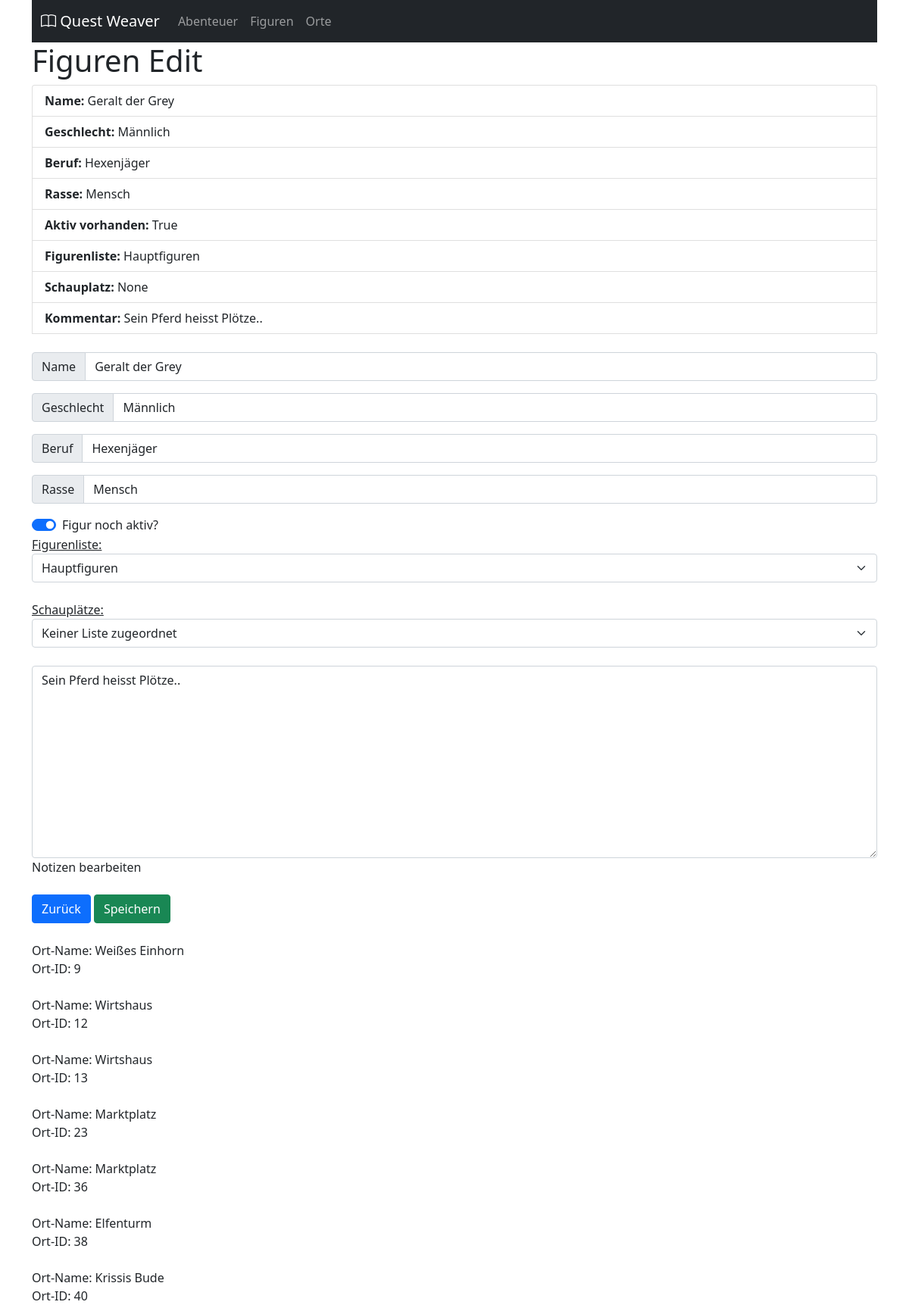
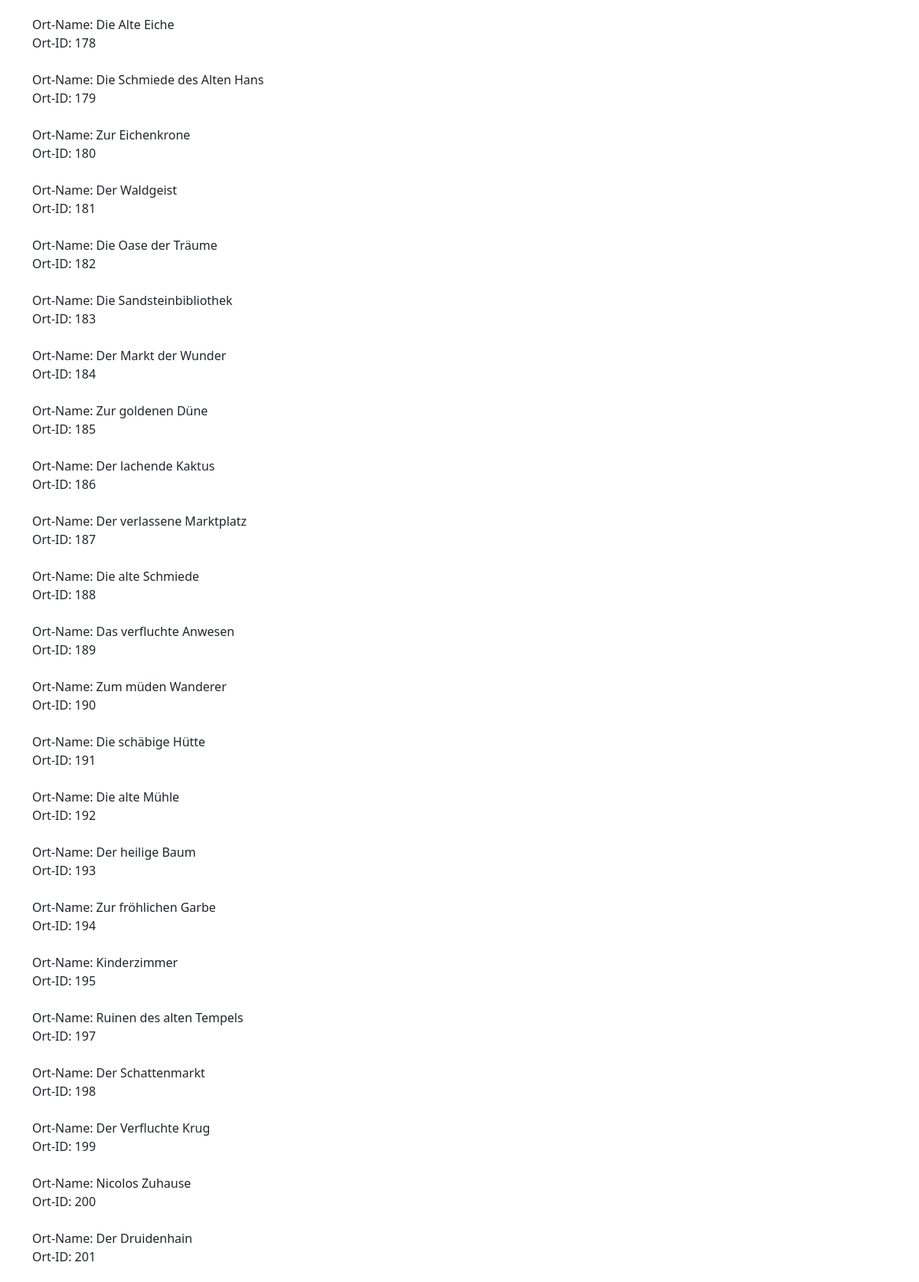
Screenshot of /app/figuren_edit/1 (upper part) with the database file from the repository (2 pictures, top to bottom).
### app/models.py (models this page shows, shortened)
class Figur(models.Model):
    name = models.CharField(max_length=200)
    geschlecht = models.CharField(max_length=200, null=True, blank=True)
    beruf = models.CharField(max_length=200, null=True, blank=True)
    rasse = models.CharField(max_length=200, default="Mensch", null=True, blank=True)
    figurenliste = models.ForeignKey(to="Figurenliste", on_delete=models.CASCADE, null=True, blank=True)
    alive = models.BooleanField(default=True)
    plot = models.CharField(max_length=200, default="None")
    kommentar = models.TextField(null=True, blank=True)
    ort = models.ForeignKey(to="Ort", on_delete=models.CASCADE, null=True, blank=True)

class Figurenliste(models.Model):
    name = models.CharField(max_length=200)
    kommentar = models.TextField(null=True, blank=True)
    def __str__(self):
        return self.name

class Ort(models.Model):
    name = models.CharField(max_length=200)
    alive = models.BooleanField(default=True)
    kommentar = models.TextField(null=True, blank=True)
    beschreibung = models.TextField(null=True, blank=True)
    ortliste = models.ForeignKey(to="Ortliste", on_delete=models.CASCADE, null=True, blank=True)
    typ = models.CharField(max_length=200, null=True, blank=True)  # z.B. Wirtshaus, Burg, Markt
    architektur = models.CharField(max_length=200, null=True, blank=True)  # z.B. gotisch, barock, rustikal
    zustand = models.CharField(max_length=200, null=True, blank=True)  # z.B. gut erhalten, baufällig
    besitzer = models.CharField(max_length=200, null=True, blank=True)  # Der aktuelle Besitzer oder Herrscher
    wichtige_personen = models.TextField(null=True, blank=True)  # Wichtige NPCs, die hier angetroffen werden können
    geschichte_des_schauplatzes = models.TextField(null=True, blank=True)  # Historie des Gebäudes oder Platzes
    bedeutung_oder_funktion = models.CharField(max_length=200, null=True, blank=True)  # z.B. Handelszentrum, Gasthaus
    quests_und_interaktionsmöglichkeiten = models.TextField(null=True, blank=True)  # Potenzielle Aufgaben oder NPC-Interaktionen
    gefahren_und_bedrohungen = models.TextField(null=True, blank=True)  # z.B. Räuberüberfälle, magische Gefahren
    geheimnisse_und_legenden = models.TextField(null=True, blank=True)  # Versteckte Informationen oder Mythen

### app/views.py (the view, shortened to what this page needs)
# urls.py: path('figuren_edit/<int:figuren_id>', views.figuren_edit, name='figuren_edit'),
def figuren_edit(request, figuren_id):
    figuren_edit = get_object_or_404(models.Figur, pk=figuren_id)
    figuren = models.Figur.objects.all()
    figurenlisten = models.Figurenliste.objects.all()
    orte = models.Ort.objects.all()
    context = {"figuren_edit": figuren_edit, "figuren": figuren, "figurenlisten": figurenlisten, "orte": orte}
    return render(request, "figuren_edit.html", context)

### app/templates/figuren_edit.html (shortened to what this page needs)
{% load static %}
{% include "header.html" %}
    <body>
      <div class="container">
      {% include "navbar.html" %}
<h1>Figuren Edit</h1>
    <ul class="list-group">
      <li class="list-group-item"><b>Name:</b> {{figuren_edit.name}}</li>
      <li class="list-group-item"><b>Geschlecht:</b> {{figuren_edit.geschlecht}}</li>
      <li class="list-group-item"><b>Beruf:</b> {{figuren_edit.beruf}}</li>
      <li class="list-group-item"><b>Rasse:</b> {{figuren_edit.rasse}}</li>
      <li class="list-group-item"><b>Aktiv vorhanden:</b> {{figuren_edit.alive}}</li>
      <li class="list-group-item"><b>Figurenliste:</b> {{figuren_edit.figurenliste}}</li>
      <li class="list-group-item"><b>Schauplatz:</b> {{figuren_edit.ort}}</li>
      <li class="list-group-item"><b>Kommentar:</b> {{figuren_edit.kommentar}}</li><br>
      </ul>
    <form action="{% url 'figuren_edit' figuren_edit.id %}" method="post">
        <div class="md-form mb-4 pink-textarea active-pink-textarea-2">
        <div class="input-group mb-3">
          <span class="input-group-text" id="basic-addon1">Name</span>
        <input type="text" class="form-control" name="figur_name" id="figur_name" value="{{figuren_edit.name}}" placeholder="{{figuren_edit.name}}" aria-label="Username" aria-describedby="basic-addon1">
        </div>
        <div class="input-group mb-3">
          <span class="input-group-text" id="basic-addon1">Geschlecht</span>
        <input type="text" class="form-control" name="figur_geschlecht" id="figur_geschlecht" value="{{figuren_edit.geschlecht}}" placeholder="{{figuren_edit.geschlecht}}" aria-label="Username" aria-describedby="basic-addon1">
        </div>
        <div class="input-group mb-3">
          <span class="input-group-text" id="basic-addon1">Beruf</span>
        <input type="text" class="form-control" name="figur_beruf" id="figur_beruf" value="{{figuren_edit.beruf}}" placeholder="{{figuren_edit.beruf}}" aria-label="Username" aria-describedby="basic-addon1">
        </div>
        <div class="input-group mb-3">
          <span class="input-group-text" id="basic-addon1">Rasse</span>
        <input type="text" class="form-control" name="figur_rasse" id="figur_rasse" value="{{figuren_edit.rasse}}" placeholder="{{figuren_edit.rasse}}" aria-label="Username" aria-describedby="basic-addon1">
        </div>
        <div class="form-check form-switch">
          <input class="form-check-input" type="checkbox" role="switch" name="figur_alive" id="figur_alive" value="{{figuren_edit.alive}}" {% if figuren_edit.alive == True %}checked{% endif %}>
          <label class="form-check-label" for="flexSwitchCheckDefault">Figur noch aktiv?</label>
        </div>
        <label for="figur_figurenliste"><u>Figurenliste:</u></label>
        <select name="figur_figurenliste" id="figur_figurenliste" class="form-select" aria-label="Default select example">
        {% for liste in figurenlisten %}
        <option value="{{liste.id}}" {% if liste == figuren_edit.figurenliste %}selected{% endif %}>{{liste.name}}</option>
        {% endfor %}</select><br>
        <label for="figur_ort"><u>Schauplätze:</u></label>
        <select name="figur_ort" id="figur_ort" class="form-select" aria-label="Default select example">
        <option value="None">Keiner Liste zugeordnet</option>
        </select><br>
        <textarea name="figur_kommentar" id="figur_kommentar" class="md-textarea form-control" rows="10">{{figuren_edit.kommentar}}</textarea>
        <label for="form23">Notizen bearbeiten</label></div>
        <a class="btn btn-primary" href="{% url 'listen' figuren_edit.figurenliste.id %}" role="button">Zurück</a>
        <input type="submit" value="Speichern" type="button" class="btn btn-success">
      </form><br>
      {% for ort in orte %}
      Ort-Name: {{ort.name}}<br>
      Ort-ID: {{ort.id}}<br><br>
      {% endfor %}
    </div>
</body>
</html>

### rows the page displays
Figur: name "Geralt der Grey", geschlecht "Männlich", beruf "Hexenjäger", rasse "Mensch", alive "True", figurenliste "Hauptfiguren", ort "None", kommentar "Sein Pferd heisst Plötze..", figur_name "Geralt der Grey", figur_geschlecht "Männlich", figur_beruf "Hexenjäger", figur_rasse "Mensch", alive "☑", figur_figurenliste "Hauptfiguren", figur_kommentar "Sein Pferd heisst Plötze.."
Ort: name "Weißes Einhorn", id "9"
Ort: name "Wirtshaus", id "12"
Ort: name "Wirtshaus", id "13"
Ort: name "Marktplatz", id "23"
Ort: name "Marktplatz", id "36"
Ort: name "Elfenturm", id "38"
Ort: name "Krissis Bude", id "40"
Ort: name "Die Alte Eiche", id "178"
Ort: name "Die Schmiede des Alten Hans", id "179"
Ort: name "Zur Eichenkrone", id "180"
Ort: name "Der Waldgeist", id "181"
Ort: name "Die Oase der Träume", id "182"
Ort: name "Die Sandsteinbibliothek", id "183"
Ort: name "Der Markt der Wunder", id "184"
Ort: name "Zur goldenen Düne", id "185"
Ort: name "Der lachende Kaktus", id "186"
Ort: name "Der verlassene Marktplatz", id "187"
Ort: name "Die alte Schmiede", id "188"
Ort: name "Das verfluchte Anwesen", id "189"
Ort: name "Zum müden Wanderer", id "190"
Ort: name "Die schäbige Hütte", id "191"
Ort: name "Die alte Mühle", id "192"
Ort: name "Der heilige Baum", id "193"
Ort: name "Zur fröhlichen Garbe", id "194"
Ort: name "Kinderzimmer", id "195"
Ort: name "Ruinen des alten Tempels", id "197"
Ort: name "Der Schattenmarkt", id "198"
Ort: name "Der Verfluchte Krug", id "199"
Ort: name "Nicolos Zuhause", id "200"
Ort: name "Der Druidenhain", id "201"
